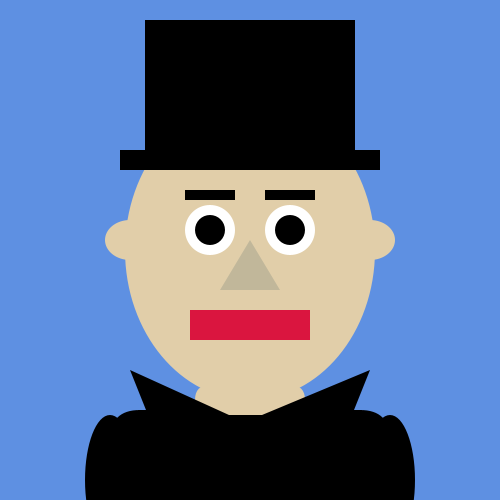
Frame 1 (no input)
Frame 60 (the mouse pressed at the canvas centre just before this capture): identical to frame 1, image omitted
Frame 120 (the mouse held since frame 60 and released just before this capture): identical to frame 1, image omitted

The Processing sketch that drew this single still picture (run headless with seeded random() and noise(); from frame 60 on, the mouse is pressed at the canvas centre):

// Processing sketch: processing_139671
// ── processing_139671.pde


//declare global variables
int eyeSize;
int eyebrowMovin;
int movinMouth;
int noseMove;
int earsUp;
int hatBrim;
int hatTop;
int shoulderUp;
int bodyUp;
boolean clicked = false;

//run Once
void setup(){
  size(500,500);
  background(94,144,226);
  noStroke();
}


//run forever
void draw(){
  
  if (clicked == false){
    eyeSize= 30;
    eyebrowMovin = -85;
    movinMouth = -120;
    noseMove = 20;
    earsUp = -40;
    hatBrim = -120;
    hatTop = -190;
    shoulderUp = 230;
    bodyUp = 260;
  }
  if (clicked == true){
    eyeSize= 10;
    eyebrowMovin = -95;
    movinMouth = -65;
    noseMove = 30; 
    earsUp = 80;
    hatBrim = -130;
    hatTop = -200;
    shoulderUp = 220;
    bodyUp = 250;
  }

  makeFace();
  
}

void makeFace(){
     background(94,144,226);

  translate(250,250);
  
  //body
fill(0,0,0);
rectMode(CENTER);
rect(0,bodyUp,280,200,30);

//arm right
fill(0,0,0);
ellipse(140,shoulderUp,50,130);
  
  //left arm
  fill(0,0,0);
ellipse(-140,shoulderUp,50,130);

  //head
  fill(225,206,169);
  ellipse(0,0,250,300);

//right eye
  fill(255,255,255);
  ellipse(40,-20,50,50);

//left eye
  fill(255,255,255);
  ellipse(-40,-20,50,50);

//nose
  pushMatrix();
  translate(0,noseMove);
  fill(193,183,154);
  triangle(0,-30,-30,20,30,20);
  popMatrix();

//eyepupil right
  fill(0,0,0);
  ellipse(40,-20,eyeSize,eyeSize);

// eye pupil left
  fill(0,0,0);
  ellipse(-40,-20,eyeSize,eyeSize);

//mouth
  translate(0,30);
  fill(218,21,63);
  rect(0,45,movinMouth,30);

//eyebrow left
  rectMode(CENTER);
  fill(0,0,0);
  rect(-40,eyebrowMovin,50,10);

//eyebrow right
  rectMode(CENTER);
  fill(0,0,0);
  rect(40,eyebrowMovin,50,10);

//hat brim
  rectMode(CENTER);
  rect(0,hatBrim,260,20);

//hat top
  rectMode(CENTER);
  rect(0,hatTop,210,140);

//neck
fill(225,206,169);
rectMode(CENTER);
rect(0,120,110,30,50);

//collar left
  pushMatrix();
  translate(-40,120);
  fill(0,0,0);
  triangle(-80,-30,-60,20,30,20);
  popMatrix();

//collor right
  pushMatrix();
  translate(40,120);
  fill(0,0,0);
  triangle(80,-30,60,20,-40,20);
  popMatrix();

//ear left
  fill(225,206,169);
  ellipse(-120,-40,50,earsUp);

//ear right
  fill(225,206,169);
  ellipse(120,-40,50,earsUp);
}

void keyPressed(){
  clicked =! clicked;
}
